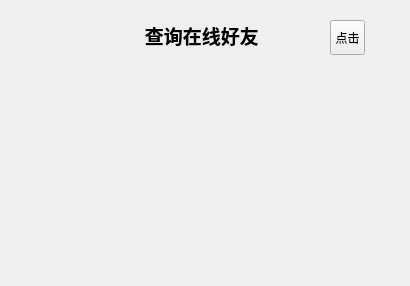
<?xml version="1.0" encoding="UTF-8"?>
<ui version="4.0">
 <class>QueryFriendDialog</class>
 <widget class="QDialog" name="QueryFriendDialog">
  <property name="geometry">
   <rect>
    <x>0</x>
    <y>0</y>
    <width>410</width>
    <height>286</height>
   </rect>
  </property>
  <property name="sizePolicy">
   <sizepolicy hsizetype="Fixed" vsizetype="Fixed">
    <horstretch>0</horstretch>
    <verstretch>0</verstretch>
   </sizepolicy>
  </property>
  <property name="windowTitle">
   <string>Dialog</string>
  </property>
  <widget class="QLabel" name="label">
   <property name="geometry">
    <rect>
     <x>140</x>
     <y>10</y>
     <width>131</width>
     <height>51</height>
    </rect>
   </property>
   <property name="font">
    <font>
     <family>方正兰亭超细黑简体</family>
     <pointsize>14</pointsize>
     <weight>75</weight>
     <italic>false</italic>
     <bold>true</bold>
     <underline>false</underline>
     <strikeout>false</strikeout>
    </font>
   </property>
   <property name="styleSheet">
    <string notr="true">color: qlineargradient(spread:pad, x1:0, y1:1, x2:0, y2:0, stop:0 rgba(0, 0, 0, 255), stop:0.05 rgba(14, 8, 73, 255), stop:0.36 rgba(28, 17, 145, 255), stop:0.6 rgba(126, 14, 81, 255), stop:0.75 rgba(234, 11, 11, 255), stop:0.79 rgba(244, 70, 5, 255), stop:0.86 rgba(255, 136, 0, 255), stop:0.935 rgba(239, 236, 55, 255));</string>
   </property>
   <property name="text">
    <string> 查询在线好友</string>
   </property>
  </widget>
  <widget class="QToolButton" name="toolButton">
   <property name="geometry">
    <rect>
     <x>330</x>
     <y>20</y>
     <width>35</width>
     <height>35</height>
    </rect>
   </property>
   <property name="text">
    <string>点击</string>
   </property>
  </widget>
  <widget class="QWidget" name="verticalLayoutWidget">
   <property name="geometry">
    <rect>
     <x>20</x>
     <y>70</y>
     <width>371</width>
     <height>201</height>
    </rect>
   </property>
   <layout class="QVBoxLayout" name="verticalLayout">
    <property name="spacing">
     <number>0</number>
    </property>
   </layout>
  </widget>
 </widget>
 <resources/>
 <connections/>
</ui>
